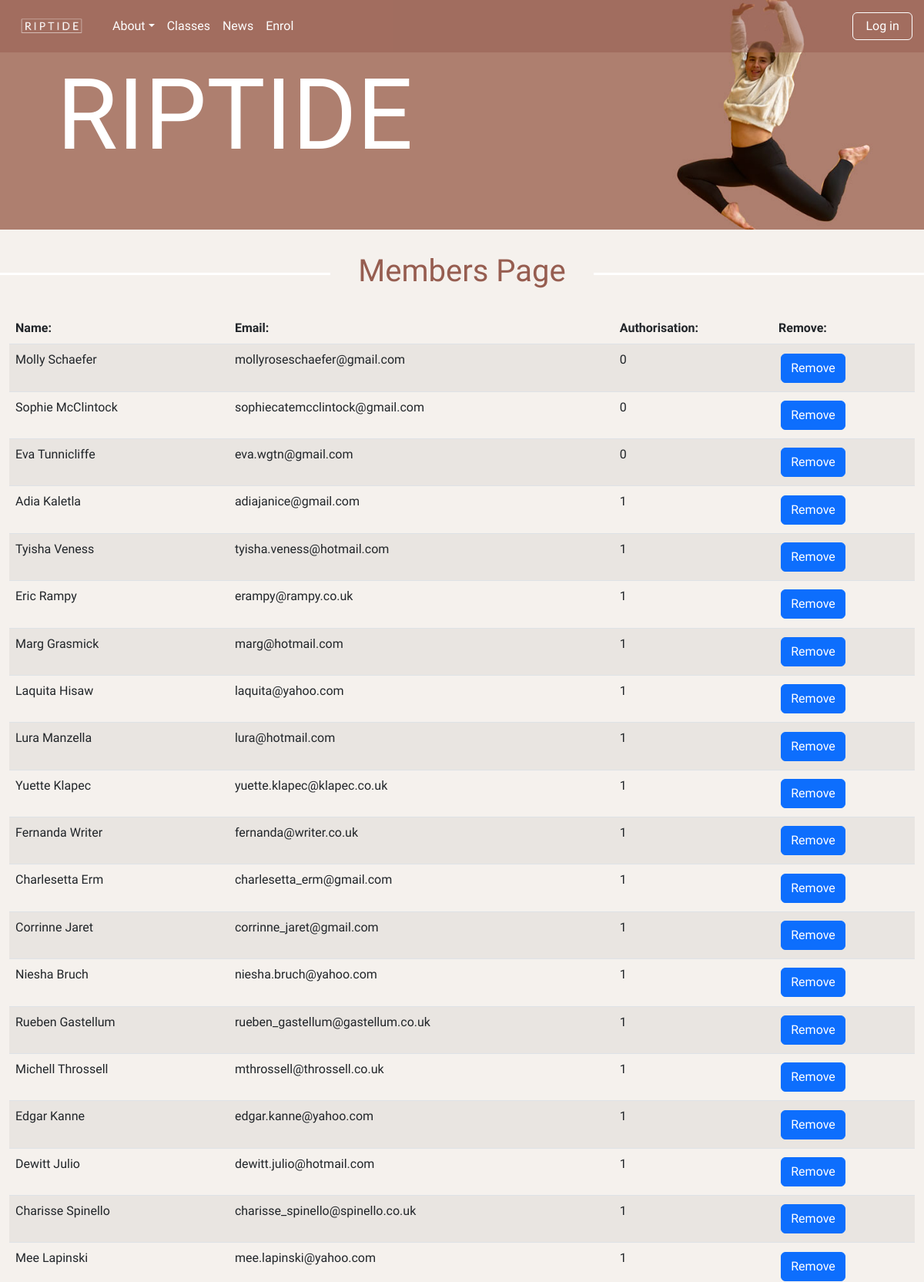
/members (upper part), run on the app's committed database.
### tables this page shows
CREATE TABLE member(
    member_id integer primary key autoincrement not null,
    name text not null unique,
    email text not null unique,
    password text not null,
    authorisation integer not null
);

### server.py (the view, shortened to what this page needs)
@app.route('/members', methods=["GET"])
def members():
    data = request.args
    if request.method == "GET":
        sql = """ select member_id, name, email, authorisation from member"""
        result = run_search_query_tuples(sql, (), db_path, True)
        return render_template("members.html", members=result)
    else:
        message = "Unrecognised command coming from news page"
        return render_template("error.html", message=message)

### db_functions.py (called while the page is built)
def run_search_query_tuples(sql_query,values_tuple, file_path, rowfactory=False):
    result = None
    try:
        db = sqlite3.connect(file_path)
        if rowfactory:
            db.row_factory = sqlite3.Row
        cursor = db.cursor()
        cursor.execute(sql_query,values_tuple)
        result = cursor.fetchall()
        cursor.close()
    except sqlite3.Error as error:
        print("Error running search query tuples: {}".format(error))
        return None
    db.close()
    if result is None:
        print("No search values were found")
    return result

### templates/members.html (shortened to what this page needs)
{% extends "layout.html" %}
{% block banner %}
static/images/molly_banner3.jpg
{% endblock %}
{% block content %}
<h1>Members Page</h1>
<div class="container-fluid">
<table class="table table-striped">
    <thead>
      <tr>
        <th>Name:</th>
        <th>Email:</th>
        <th>Authorisation:</th>
        <th>Remove:</th>
      </tr>
    </thead>
    <tbody>
    {% for row in members %}
      <tr>
        <td>{{ row['name'] }} </td>
        <td>{{ row['email'] }}</td>
        <td>{{ row['authorisation'] }}</td>
        <td><a class="btn btn-primary" href="{{ url_for('members', member_id = row['member_id'], task='delete') }}">Remove</a></td>
      </tr>
    {% endfor %}
    </tbody>
  </table>
</div>
{% endblock %}

### static/styles.css (style rules this page uses)
body { font-family: 'Ubuntu', sans-serif; background-color: rgb(245,241,237); }
h1 { padding:0; overflow: hidden; color:rgb(150,93,80); display: table; white-space: nowrap; margin: 0.75em 0; scroll-margin-top: 3em; }
h1:before, h1:after { border-top: 3px solid rgb(255,255,255); content: ''; display: table-cell; position: relative; top: 0.65em; width: 50%; }
h1:before { right: 3%; }
h1:after { left: 3%; }
.btn { color: white; margin: 0.2em; }

### data on the page
member: name "Molly Schaefer", email "mollyroseschaefer@gmail.com", authorisation "0"
member: name "Sophie McClintock", email "sophiecatemcclintock@gmail.com", authorisation "0"
member: name "Eva Tunnicliffe", email "eva.wgtn@gmail.com", authorisation "0"
member: name "Adia Kaletla", email "adiajanice@gmail.com", authorisation "1"
member: name "Tyisha Veness", email "tyisha.veness@hotmail.com", authorisation "1"
member: name "Eric Rampy", email "erampy@rampy.co.uk", authorisation "1"
member: name "Marg Grasmick", email "marg@hotmail.com", authorisation "1"
member: name "Laquita Hisaw", email "laquita@yahoo.com", authorisation "1"
member: name "Lura Manzella", email "lura@hotmail.com", authorisation "1"
member: name "Yuette Klapec", email "yuette.klapec@klapec.co.uk", authorisation "1"
member: name "Fernanda Writer", email "fernanda@writer.co.uk", authorisation "1"
member: name "Charlesetta Erm", email "charlesetta_erm@gmail.com", authorisation "1"
member: name "Corrinne Jaret", email "corrinne_jaret@gmail.com", authorisation "1"
member: name "Niesha Bruch", email "niesha.bruch@yahoo.com", authorisation "1"
member: name "Rueben Gastellum", email "rueben_gastellum@gastellum.co.uk", authorisation "1"
member: name "Michell Throssell", email "mthrossell@throssell.co.uk", authorisation "1"
member: name "Edgar Kanne", email "edgar.kanne@yahoo.com", authorisation "1"
member: name "Dewitt Julio", email "dewitt.julio@hotmail.com", authorisation "1"
member: name "Charisse Spinello", email "charisse_spinello@spinello.co.uk", authorisation "1"
member: name "Mee Lapinski", email "mee.lapinski@yahoo.com", authorisation "1"
